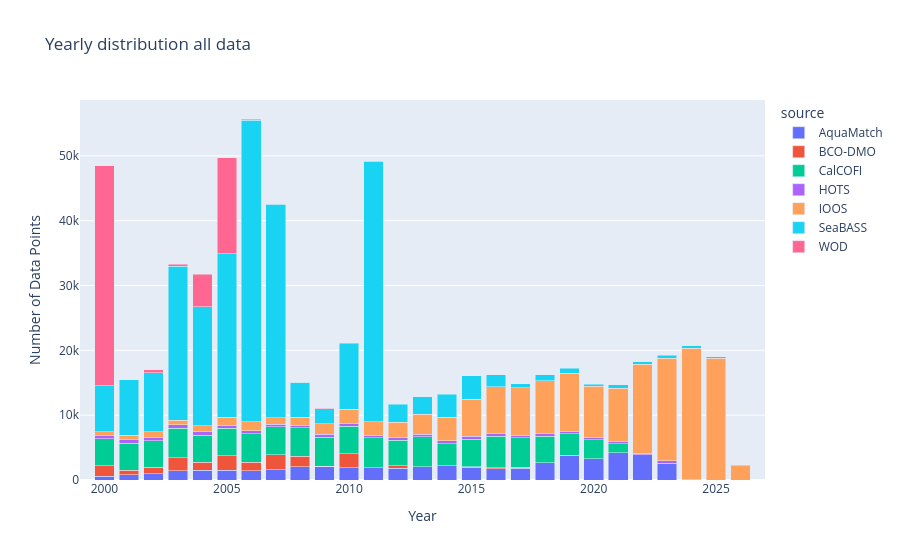

The notebook cell this image was saved under:
### Code cell
year_test=all_chl.copy()
year_test['datetime'] = pd.to_datetime(year_test['datetime'])
year_test['year'] = year_test['datetime'].dt.year
grouped = year_test.groupby(['year', 'source']).size().reset_index(name='DataPoints')

# Create bar chart
fig = px.bar(
    grouped,
    x='year',
    y='DataPoints',
    color='source',
    title='Yearly distribution all data',
    labels={'year': 'Year', 'DataPoints': 'Number of Data Points', 'metadata': 'Metadata'},)
fig.update_xaxes(range=[1999,2027])
fig.update_layout(barmode='stack')  # ensures stacking
fig.show()

### Figure 1 — Plotly figure (JSON) as saved in the notebook; plotly's stock layout.template omitted (floating-point values rounded to 4 significant figures)
{"data": [{"hovertemplate": "source=AquaMatch<br>Year=%{x}<br>Number of Data Points=%{y}<extra></extra>", "legendgroup": "AquaMatch", "marker": {"color": "#636efa", "pattern": {"shape": ""}}, "name": "AquaMatch", "orientation": "v", "showlegend": true, "textposition": "auto", "type": "bar", "x": [2000, 2001, 2002, 2003, 2004, 2005, 2006, 2007, 2008, 2009, 2010, 2011, 2012, 2013, 2014, 2015, 2016, 2017, 2018, 2019, 2020, 2021, 2022, 2023, 2024], "xaxis": "x", "y": [558, 844, 958, 1439, 1500, 1529, 1456, 1566, 2047, 2106, 1920, 1915, 1840, 2083, 2162, 1938, 1770, 1842, 2633, 3838, 3295, 4181, 3926, 2562, 36], "yaxis": "y"}, {"hovertemplate": "source=BCO-DMO<br>Year=%{x}<br>Number of Data Points=%{y}<extra></extra>", "legendgroup": "BCO-DMO", "marker": {"color": "#EF553B", "pattern": {"shape": ""}}, "name": "BCO-DMO", "orientation": "v", "showlegend": true, "textposition": "auto", "type": "bar", "x": [2000, 2001, 2002, 2003, 2004, 2005, 2006, 2007, 2008, 2009, 2010, 2012, 2015, 2016, 2017, 2018], "xaxis": "x", "y": [1643, 654, 1031, 2001, 1221, 2202, 1318, 2310, 1648, 47, 2135, 376, 127, 115, 161, 36], "yaxis": "y"}, {"hovertemplate": "source=CalCOFI<br>Year=%{x}<br>Number of Data Points=%{y}<extra></extra>", "legendgroup": "CalCOFI", "marker": {"color": "#00cc96", "pattern": {"shape": ""}}, "name": "CalCOFI", "orientation": "v", "showlegend": true, "textposition": "auto", "type": "bar", "x": [2000, 2001, 2002, 2003, 2004, 2005, 2006, 2007, 2008, 2009, 2010, 2011, 2012, 2013, 2014, 2015, 2016, 2017, 2018, 2019, 2020, 2021], "xaxis": "x", "y": [4198, 4196, 4090, 4560, 4166, 4265, 4324, 4321, 4344, 4471, 4255, 4565, 3924, 4558, 3421, 4239, 4860, 4480, 4081, 3305, 2906, 1413], "yaxis": "y"}, {"hovertemplate": "source=HOTS<br>Year=%{x}<br>Number of Data Points=%{y}<extra></extra>", "legendgroup": "HOTS", "marker": {"color": "#ab63fa", "pattern": {"shape": ""}}, "name": "HOTS", "orientation": "v", "showlegend": true, "textposition": "auto", "type": "bar", "x": [2000, 2001, 2002, 2003, 2004, 2005, 2006, 2007, 2008, 2009, 2010, 2011, 2012, 2013, 2014, 2015, 2016, 2017, 2018, 2019, 2020, 2021, 2022, 2023], "xaxis": "x", "y": [477, 547, 467, 502, 518, 442, 515, 399, 362, 444, 376, 439, 424, 451, 464, 420, 381, 436, 352, 367, 323, 349, 216, 387], "yaxis": "y"}, {"hovertemplate": "source=IOOS<br>Year=%{x}<br>Number of Data Points=%{y}<extra></extra>", "legendgroup": "IOOS", "marker": {"color": "#FFA15A", "pattern": {"shape": ""}}, "name": "IOOS", "orientation": "v", "showlegend": true, "textposition": "auto", "type": "bar", "x": [2000, 2001, 2002, 2003, 2004, 2005, 2006, 2007, 2008, 2009, 2010, 2011, 2012, 2013, 2014, 2015, 2016, 2017, 2018, 2019, 2020, 2021, 2022, 2023, 2024, 2025, 2026], "xaxis": "x", "y": [587, 659, 899, 750, 960, 1260, 1386, 1000, 1310, 1587, 2230, 2082, 2376, 3028, 3633, 5725, 7243, 7327, 8244, 8932, 7952, 8224, 13750, 15862, 20279, 18742, 2280], "yaxis": "y"}, {"hovertemplate": "source=SeaBASS<br>Year=%{x}<br>Number of Data Points=%{y}<extra></extra>", "legendgroup": "SeaBASS", "marker": {"color": "#19d3f3", "pattern": {"shape": ""}}, "name": "SeaBASS", "orientation": "v", "showlegend": true, "textposition": "auto", "type": "bar", "x": [2000, 2001, 2002, 2003, 2004, 2005, 2006, 2007, 2008, 2009, 2010, 2011, 2012, 2013, 2014, 2015, 2016, 2017, 2018, 2019, 2020, 2021, 2022, 2023, 2024, 2025], "xaxis": "x", "y": [7111, 8557, 9083, 23740, 18366, 25205, 46526, 32961, 5339, 2315, 10100, 40172, 2778, 2715, 3517, 3643, 1863, 567, 892, 795, 296, 523, 319, 425, 419, 304], "yaxis": "y"}, {"hovertemplate": "source=WOD<br>Year=%{x}<br>Number of Data Points=%{y}<extra></extra>", "legendgroup": "WOD", "marker": {"color": "#FF6692", "pattern": {"shape": ""}}, "name": "WOD", "orientation": "v", "showlegend": true, "textposition": "auto", "type": "bar", "x": [2000, 2001, 2002, 2003, 2004, 2005, 2006, 2007, 2008, 2009, 2010, 2011, 2021, 2022], "xaxis": "x", "y": [33875, 18, 458, 270, 4973, 14817, 157, 36, 47, 133, 127, 82, 18, 3], "yaxis": "y"}], "layout": {"autosize": true, "barmode": "stack", "legend": {"title": {"text": "source"}, "tracegroupgap": 0}, "title": {"text": "Yearly distribution all data"}, "xaxis": {"anchor": "y", "domain": [0, 1], "range": [1999, 2027], "title": {"text": "Year"}, "type": "linear"}, "yaxis": {"anchor": "x", "autorange": true, "domain": [0, 1], "range": [0, 58610.0], "title": {"text": "Number of Data Points"}, "type": "linear"}}}
